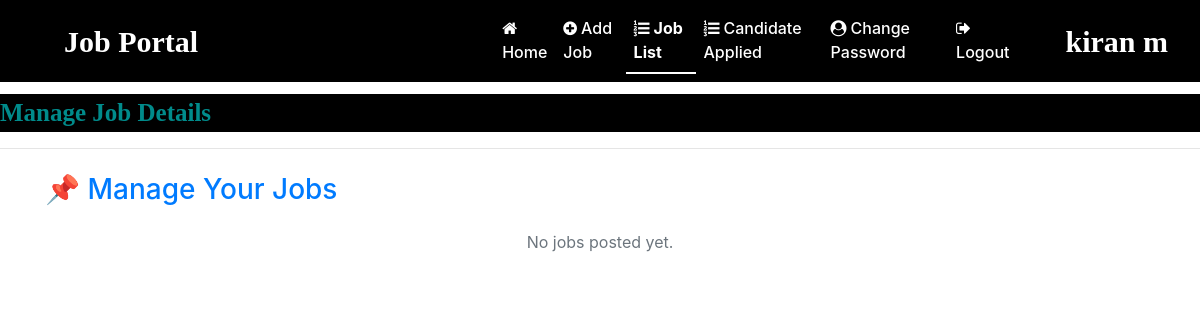
The app's page /job_list (signed in), older data.
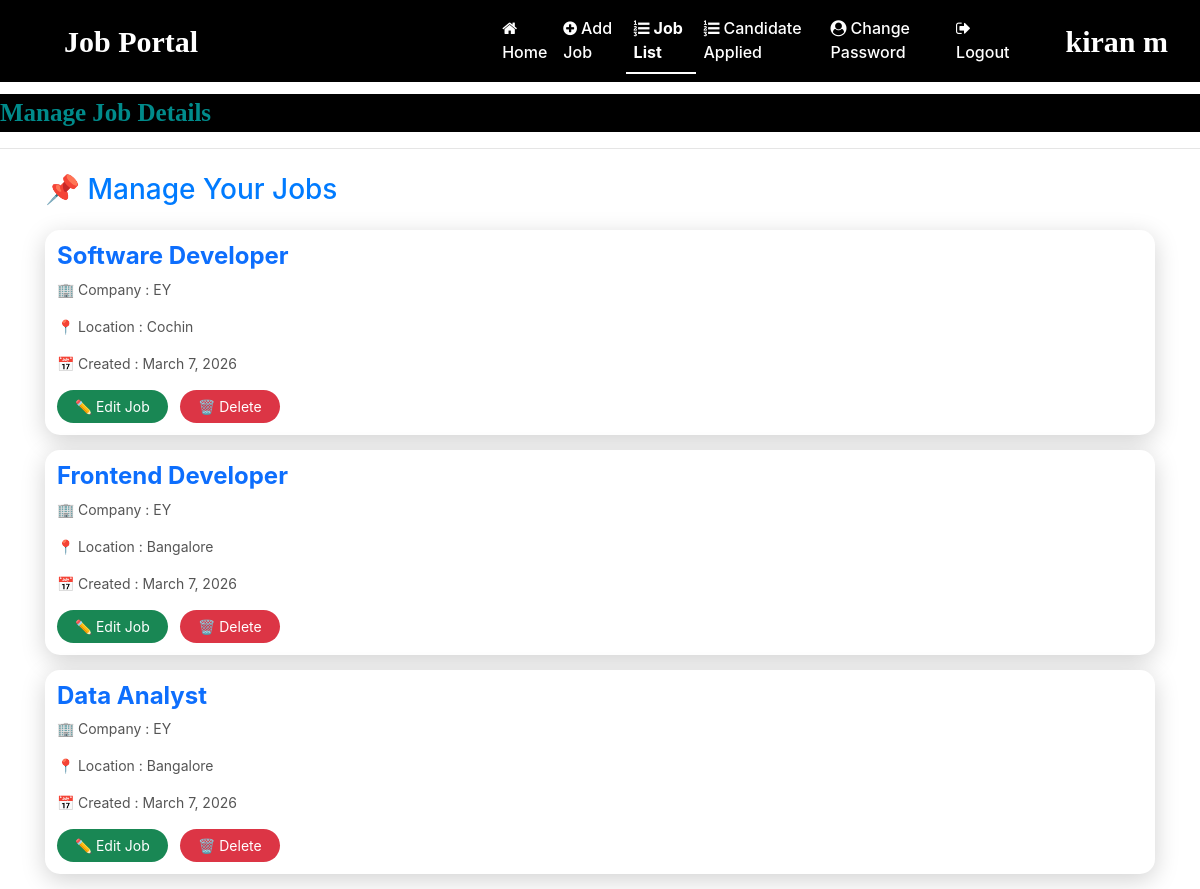
The same page, newer data.
### job/models.py (models this page shows, shortened)
class Job(models.Model):
    recruiter=models.ForeignKey(Recruiter,on_delete=models.CASCADE)
    start_date=models.DateField()
    end_date=models.DateField()
    title=models.CharField(max_length=100)
    salary = models.FloatField()
    image=models.FileField()
    description = models.CharField(max_length=300)
    experience = models.CharField(max_length=50)
    location = models.CharField(max_length=100)
    skills = models.CharField(max_length=100)
    creationdate = models.DateField()

class Recruiter(models.Model):
    user=models.ForeignKey(User,on_delete=models.CASCADE)
    mobile=models.CharField(max_length=15,null=True)
    image=models.FileField(null=True)
    gender=models.CharField(max_length=10,null=True)
    company = models.CharField(max_length=100, null=True)
    type=models.CharField(max_length=15,null=True)
    status = models.CharField(max_length=20 ,null=True)
    reject_reason = models.TextField(null=True, blank=True)

### job/views.py (the view)
# urls.py: path('job_list', job_list, name='job_list'),
def job_list(request):
    if not request.user.is_authenticated:
        return redirect('recruiter_login')
    user = request.user
    recruiter = Recruiter.objects.get(user=user)
    job=Job.objects.filter(recruiter=recruiter)
    d={'job':job}
    return render(request,'job_list.html',d)

### job/templates/job_list.html (shortened to what this page needs)
<!DOCTYPE html>
<html lang="en">
{% load static %}
<head>
</head>
<body>
    {% include 'recruiter_navigation.html' %}
    <marquee style="font-family:'Monotype Corsiva' ; font-size:25px; color:darkcyan; background-color:black; font-weight: bold; margin-top:1%">
        Manage Job Details
    </marquee>
    <hr>
<div class="container mt-4">
<h3 class="mb-4 text-primary">📌 Manage Your Jobs</h3>
    {% for i in job %}
<div class="job-panel">
<h4>{{ i.title }}</h4>
<p class="job-info">
🏢 Company : {{ i.recruiter.company }}
</p>
<p class="job-info">
📍 Location : {{ i.location }}
</p>
<p class="job-info">
📅 Created : {{ i.creationdate }}
</p>
<div class="mt-2">
<a href="{% url 'edit_job' i.id %}">
<button class="action-btn edit-btn">✏ Edit Job</button>
</a>
<a href="{% url 'delete_job' i.id %}" onclick="return confirm('Are you sure you want to delete this job?')">
<button class="action-btn delete-btn">🗑 Delete</button>
</a>
</div>
</div>
{% empty %}
<p class="text-center text-muted">
No jobs posted yet.
</p>
{% endfor %}
</div>
</body>
</html>

Row changes from the older to the newer data that the page shows:
added Job: title "Software Developer", recruiter.company "EY", location "Cochin", creationdate "March 7, 2026"
added Job: title "Frontend Developer", recruiter.company "EY", location "Bangalore", creationdate "March 7, 2026"
added Job: title "Data Analyst", recruiter.company "EY", location "Bangalore", creationdate "March 7, 2026"
Text that changed along with them:
text no longer shown: "No jobs posted yet."
